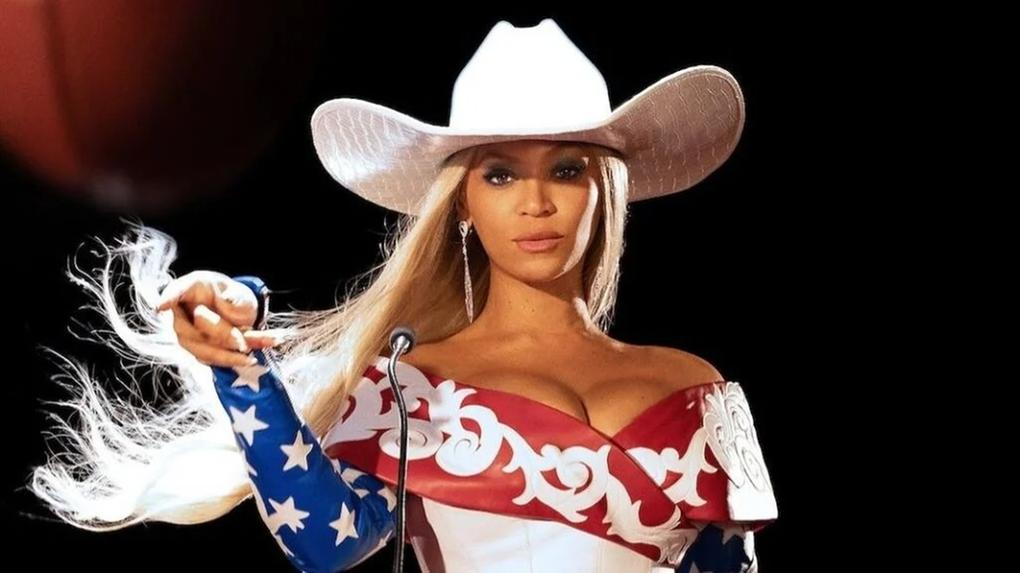
#> input picture reducao-dimensionalidade/beyonce nfl.jpg, 1020 x 573 px, found by its file name
$ jupyter execute reducao_dimensionalidade_imagens.ipynb
#> lines starting #> are read from the running program, lines starting #| are printed output that depends on the picture; after the words box and inside, x2 and y2 are one past the last pixel; in counts of white or black regions, pixels touching at a corner belong together
#> further down, img is the input picture: shape (573, 1020, 3); mean B, G, R 58.4, 61.9, 79.7
<a href="https://colab.research.google.com/github/anapcrodrigues/estudos-ml/blob/main/reducao-dimensionalidade/reducao_dimensionalidade_imagens.ipynb" target="_parent"></a>

[cell 1]
import cv2
import numpy as np
from google.colab.patches import cv2_imshow #cv2.imshow() não está funcionando no colab @2024-12-26

Convertendo Imagens Coloridas para Tons de Cinza

[cell 2]
def rgb_to_grayscale(img_path):
  """Converte uma imagem colorida para tons de cinza.

  Args:
    img_path: Caminho para a imagem.

  Returns:
    Uma imagem em tons de cinza.
  """
#> called with img_path = '/content/beyonce nfl.jpg'

  # Lê a imagem colorida
  img = cv2.imread(img_path)

  # Converte para tons de cinza
  gray_img = cv2.cvtColor(img, cv2.COLOR_BGR2GRAY)
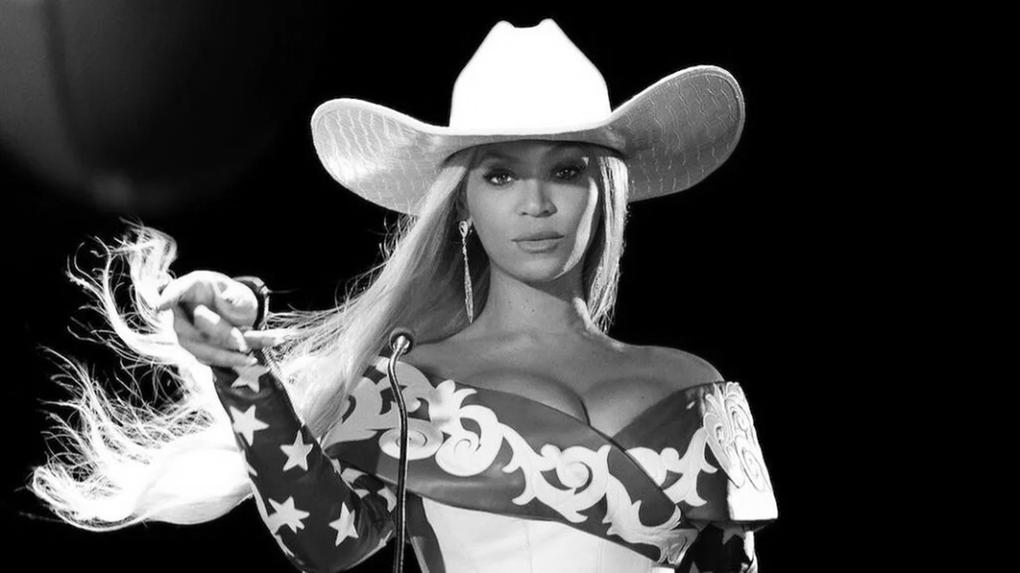
#> gray_img: shape (573, 1020); min 0, max 255, mean 66.8

  return gray_img

[cell 3]
def rgb_to_grayscale_weighted(img_path):
  """Converte uma imagem colorida para tons de cinza usando a média ponderada.

  Args:
    img_path: Caminho para a imagem.

  Returns:
    Uma imagem em tons de cinza.
  """
#> called with img_path = '/content/beyonce nfl.jpg'

  # Lê a imagem colorida
  img = cv2.imread(img_path)

  # Define os pesos para cada canal (valores comuns)
  weights = [0.299, 0.587, 0.114]

  # Calcula a média ponderada para cada pixel
  gray_img = np.dot(img[..., :3], weights)
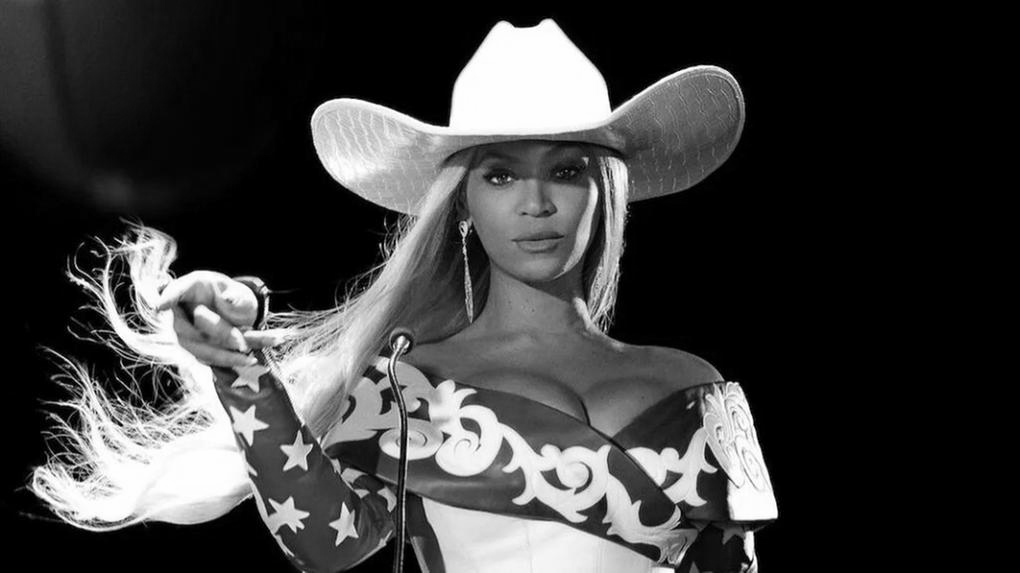
#> gray_img: shape (573, 1020) float64; min 0, max 255, mean 62.9

  return gray_img.astype(np.uint8)  # Converte para uint8 para representar valores de 0 a 255

Convertendo Imagens Coloridas para Imagem Binarizada (preto e branco)

[cell 4]
def rgb_to_binary(img_path, threshold=127):
  """Converte uma imagem colorida para binária usando um limiar.

  Args:
    img_path: Caminho para a imagem.
    threshold: Valor do limiar (0-255).

  Returns:
    Uma imagem binária.
  """
#> called with img_path = '/content/beyonce nfl.jpg', threshold = 128

  # Lê a imagem e converte para tons de cinza
  gray_img = cv2.imread(img_path, cv2.IMREAD_GRAYSCALE)
#> gray_img: shape (573, 1020); min 0, max 255, mean 66.8

  # Binariza a imagem
  ret, binary_img = cv2.threshold(gray_img, threshold, 255, cv2.THRESH_BINARY)
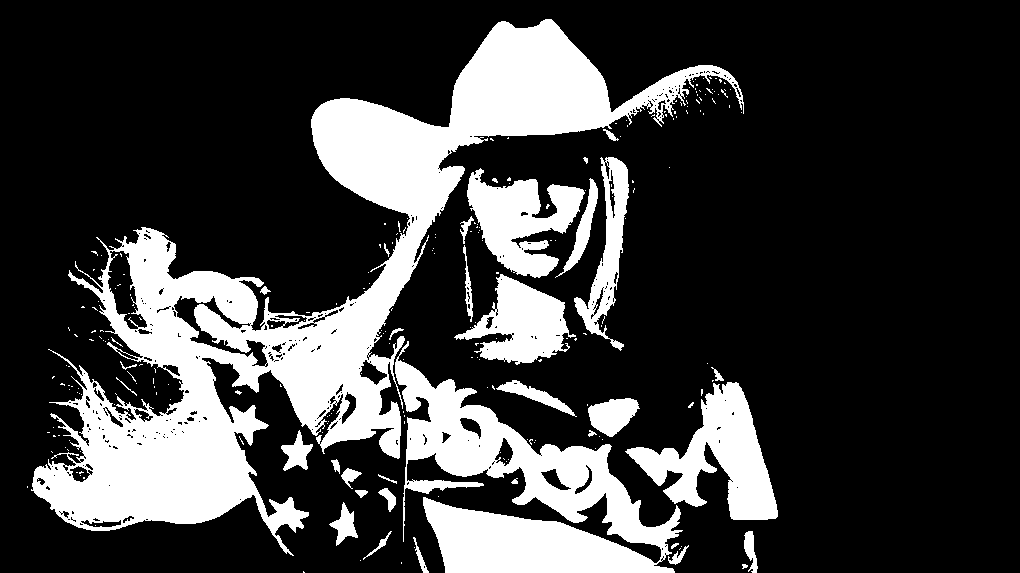
#> binary_img: shape (573, 1020); 24.1% white; 241 white regions (207 under 20 px), largest, box (x1, y1, x2, y2) and area: (31, 19, 744, 556) 82437, (395, 341, 683, 573) 26668, (625, 382, 778, 520) 9061
#> ret = 128

  return binary_img

Imagem original

[cell 5]
# Exemplo de uso
image_path = "/content/beyonce nfl.jpg"
img = cv2.imread(image_path)
# Exibe a imagem em tons originais
cv2_imshow(img)
